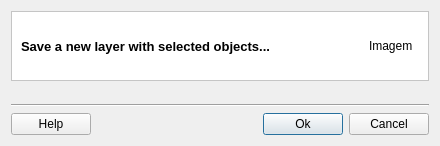
<?xml version="1.0" encoding="UTF-8"?>
<ui version="4.0">
 <class>SaveLayerAsDialogForm</class>
 <widget class="QDialog" name="SaveLayerAsDialogForm">
  <property name="geometry">
   <rect>
    <x>0</x>
    <y>0</y>
    <width>440</width>
    <height>146</height>
   </rect>
  </property>
  <property name="windowTitle">
   <string>Save layer as</string>
  </property>
  <layout class="QHBoxLayout" name="horizontalLayout">
   <item>
    <layout class="QGridLayout" name="gridLayout">
     <item row="0" column="0">
      <widget class="QFrame" name="frame">
       <property name="styleSheet">
        <string notr="true">QWidget { background: white }</string>
       </property>
       <property name="frameShape">
        <enum>QFrame::StyledPanel</enum>
       </property>
       <property name="frameShadow">
        <enum>QFrame::Sunken</enum>
       </property>
       <layout class="QGridLayout" name="gridLayout_6">
        <item row="0" column="0">
         <widget class="QLabel" name="m_titleLabel">
          <property name="font">
           <font>
            <pointsize>10</pointsize>
            <weight>75</weight>
            <bold>true</bold>
           </font>
          </property>
          <property name="text">
           <string>Save a new layer with selected objects...</string>
          </property>
         </widget>
        </item>
        <item row="0" column="1">
         <widget class="QLabel" name="m_imgLabel">
          <property name="minimumSize">
           <size>
            <width>50</width>
            <height>50</height>
           </size>
          </property>
          <property name="maximumSize">
           <size>
            <width>50</width>
            <height>50</height>
           </size>
          </property>
          <property name="text">
           <string>Imagem</string>
          </property>
         </widget>
        </item>
       </layout>
      </widget>
     </item>
     <item row="1" column="0">
      <widget class="QWidget" name="m_widget" native="true">
       <property name="sizePolicy">
        <sizepolicy hsizetype="MinimumExpanding" vsizetype="MinimumExpanding">
         <horstretch>0</horstretch>
         <verstretch>0</verstretch>
        </sizepolicy>
       </property>
      </widget>
     </item>
     <item row="2" column="0">
      <layout class="QGridLayout" name="gridLayout_5">
       <item row="0" column="0" colspan="4">
        <widget class="Line" name="line">
         <property name="orientation">
          <enum>Qt::Horizontal</enum>
         </property>
        </widget>
       </item>
       <item row="1" column="2">
        <widget class="QPushButton" name="m_okPushButton">
         <property name="text">
          <string>Ok</string>
         </property>
        </widget>
       </item>
       <item row="1" column="0">
        <widget class="QPushButton" name="m_helpPushButton">
         <property name="text">
          <string>Help</string>
         </property>
        </widget>
       </item>
       <item row="1" column="1">
        <spacer name="horizontalSpacer">
         <property name="orientation">
          <enum>Qt::Horizontal</enum>
         </property>
         <property name="sizeHint" stdset="0">
          <size>
           <width>40</width>
           <height>20</height>
          </size>
         </property>
        </spacer>
       </item>
       <item row="1" column="3">
        <widget class="QPushButton" name="m_cancelPushButton">
         <property name="text">
          <string>Cancel</string>
         </property>
        </widget>
       </item>
      </layout>
     </item>
    </layout>
   </item>
  </layout>
 </widget>
 <resources/>
 <connections/>
</ui>
